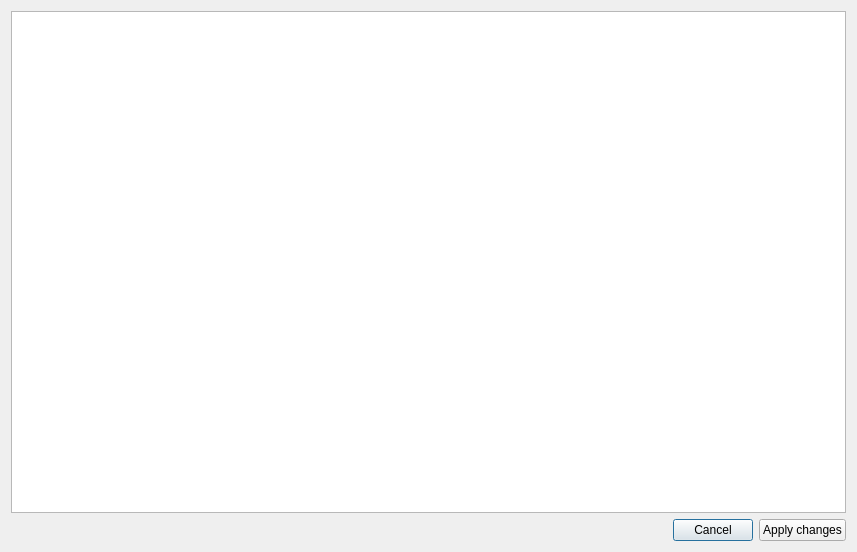
<?xml version="1.0" encoding="UTF-8"?>
<ui version="4.0">
 <class>PlainTextEditionDialog</class>
 <widget class="QDialog" name="PlainTextEditionDialog">
  <property name="geometry">
   <rect>
    <x>0</x>
    <y>0</y>
    <width>857</width>
    <height>552</height>
   </rect>
  </property>
  <property name="windowTitle">
   <string>Text Editor</string>
  </property>
  <layout class="QVBoxLayout" name="verticalLayout_2">
   <item>
    <widget class="QPlainTextEdit" name="plainTextEdit"/>
   </item>
   <item>
    <layout class="QHBoxLayout" name="horizontalLayout">
     <item>
      <spacer name="horizontalSpacer">
       <property name="orientation">
        <enum>Qt::Orientation::Horizontal</enum>
       </property>
       <property name="sizeHint" stdset="0">
        <size>
         <width>40</width>
         <height>20</height>
        </size>
       </property>
      </spacer>
     </item>
     <item>
      <widget class="QPushButton" name="cancelPushButton">
       <property name="text">
        <string>Cancel</string>
       </property>
      </widget>
     </item>
     <item>
      <widget class="QPushButton" name="applyChangesPushButton">
       <property name="text">
        <string>Apply changes</string>
       </property>
      </widget>
     </item>
    </layout>
   </item>
  </layout>
 </widget>
 <resources/>
 <connections/>
</ui>
